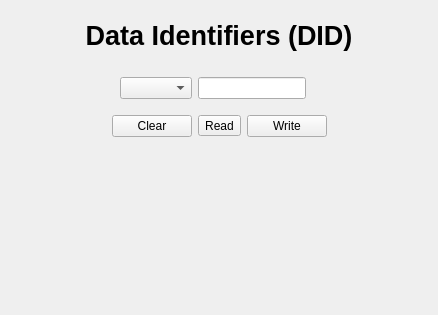
<?xml version="1.0" encoding="UTF-8"?>
<ui version="4.0">
 <class>Form</class>
 <widget class="QWidget" name="Form">
  <property name="geometry">
   <rect>
    <x>0</x>
    <y>0</y>
    <width>438</width>
    <height>315</height>
   </rect>
  </property>
  <property name="windowTitle">
   <string>Form</string>
  </property>
  <layout class="QVBoxLayout" name="verticalLayout_2">
   <item>
    <widget class="QWidget" name="did_box" native="true">
     <layout class="QVBoxLayout" name="verticalLayout">
      <item>
       <widget class="QLabel" name="did_title_lbl">
        <property name="font">
         <font>
          <pointsize>20</pointsize>
          <weight>75</weight>
          <bold>true</bold>
         </font>
        </property>
        <property name="text">
         <string>Data Identifiers (DID)</string>
        </property>
        <property name="alignment">
         <set>Qt::AlignCenter</set>
        </property>
       </widget>
      </item>
      <item>
       <layout class="QHBoxLayout" name="horizontalLayout">
        <property name="topMargin">
         <number>20</number>
        </property>
        <item>
         <spacer name="horizontalSpacer_10">
          <property name="orientation">
           <enum>Qt::Horizontal</enum>
          </property>
          <property name="sizeHint" stdset="0">
           <size>
            <width>40</width>
            <height>20</height>
           </size>
          </property>
         </spacer>
        </item>
        <item>
         <widget class="QComboBox" name="did_list_combo">
          <property name="minimumSize">
           <size>
            <width>70</width>
            <height>0</height>
           </size>
          </property>
          <property name="cursor">
           <cursorShape>PointingHandCursor</cursorShape>
          </property>
         </widget>
        </item>
        <item>
         <widget class="QLineEdit" name="did_item_txt"/>
        </item>
        <item>
         <widget class="QLabel" name="did_error_lbl">
          <property name="text">
           <string/>
          </property>
         </widget>
        </item>
        <item>
         <spacer name="horizontalSpacer_11">
          <property name="orientation">
           <enum>Qt::Horizontal</enum>
          </property>
          <property name="sizeHint" stdset="0">
           <size>
            <width>40</width>
            <height>20</height>
           </size>
          </property>
         </spacer>
        </item>
       </layout>
      </item>
      <item>
       <layout class="QHBoxLayout" name="horizontalLayout_2">
        <property name="topMargin">
         <number>10</number>
        </property>
        <property name="bottomMargin">
         <number>10</number>
        </property>
        <item>
         <spacer name="horizontalSpacer_12">
          <property name="orientation">
           <enum>Qt::Horizontal</enum>
          </property>
          <property name="sizeHint" stdset="0">
           <size>
            <width>40</width>
            <height>20</height>
           </size>
          </property>
         </spacer>
        </item>
        <item>
         <widget class="QPushButton" name="clear_btn">
          <property name="text">
           <string>Clear</string>
          </property>
          <property name="icon">
           <iconset resource="../lib/assets/res_rc.qrc">
            <normaloff>:/images/clear.png</normaloff>:/images/clear.png</iconset>
          </property>
          <property name="iconSize">
           <size>
            <width>30</width>
            <height>30</height>
           </size>
          </property>
         </widget>
        </item>
        <item>
         <widget class="QToolButton" name="read_btn">
          <property name="cursor">
           <cursorShape>PointingHandCursor</cursorShape>
          </property>
          <property name="text">
           <string>Read</string>
          </property>
          <property name="icon">
           <iconset resource="../lib/assets/res_rc.qrc">
            <normaloff>:/images/read_data.png</normaloff>:/images/read_data.png</iconset>
          </property>
          <property name="iconSize">
           <size>
            <width>30</width>
            <height>30</height>
           </size>
          </property>
          <property name="toolButtonStyle">
           <enum>Qt::ToolButtonTextBesideIcon</enum>
          </property>
         </widget>
        </item>
        <item>
         <widget class="QPushButton" name="write_btn">
          <property name="cursor">
           <cursorShape>PointingHandCursor</cursorShape>
          </property>
          <property name="text">
           <string>Write</string>
          </property>
          <property name="icon">
           <iconset resource="../lib/assets/res_rc.qrc">
            <normaloff>:/images/write.png</normaloff>:/images/write.png</iconset>
          </property>
          <property name="iconSize">
           <size>
            <width>30</width>
            <height>30</height>
           </size>
          </property>
         </widget>
        </item>
        <item>
         <spacer name="horizontalSpacer_13">
          <property name="orientation">
           <enum>Qt::Horizontal</enum>
          </property>
          <property name="sizeHint" stdset="0">
           <size>
            <width>40</width>
            <height>20</height>
           </size>
          </property>
         </spacer>
        </item>
       </layout>
      </item>
      <item>
       <layout class="QHBoxLayout" name="horizontalLayout_3">
        <item>
         <spacer name="horizontalSpacer">
          <property name="orientation">
           <enum>Qt::Horizontal</enum>
          </property>
          <property name="sizeHint" stdset="0">
           <size>
            <width>40</width>
            <height>20</height>
           </size>
          </property>
         </spacer>
        </item>
        <item>
         <widget class="QLabel" name="did_flash_msg">
          <property name="text">
           <string/>
          </property>
         </widget>
        </item>
        <item>
         <spacer name="horizontalSpacer_2">
          <property name="orientation">
           <enum>Qt::Horizontal</enum>
          </property>
          <property name="sizeHint" stdset="0">
           <size>
            <width>40</width>
            <height>20</height>
           </size>
          </property>
         </spacer>
        </item>
       </layout>
      </item>
     </layout>
    </widget>
   </item>
   <item>
    <spacer name="verticalSpacer">
     <property name="orientation">
      <enum>Qt::Vertical</enum>
     </property>
     <property name="sizeHint" stdset="0">
      <size>
       <width>20</width>
       <height>190</height>
      </size>
     </property>
    </spacer>
   </item>
  </layout>
 </widget>
 <resources>
  <include location="../lib/assets/res_rc.qrc"/>
 </resources>
 <connections/>
</ui>
